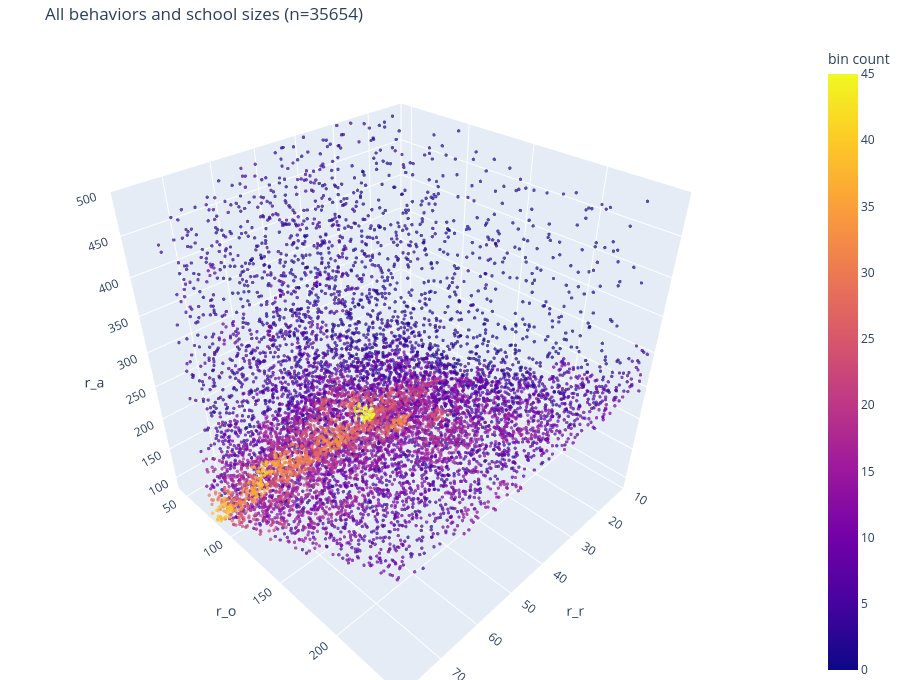

The cell this chart's notebook holds for it:
### Markdown cell above
## All windows combined

Every window from every behavior and school size in one rotatable cloud. Color is the number of windows that share the same bin of the search box (16 bins on each radius). Uses `_bin_counts` and `RANGES_3D` from the cell above.

### Code cell
xyz_all = frame[["r_r", "r_o", "r_a"]].to_numpy(dtype=float)
color_all = _bin_counts(xyz_all)
order = np.argsort(color_all)

fig = go.Figure(
    data=[
        go.Scatter3d(
            x=xyz_all[order, 0],
            y=xyz_all[order, 1],
            z=xyz_all[order, 2],
            mode="markers",
            marker=dict(
                size=2,
                color=color_all[order],
                colorscale="Plasma",
                opacity=0.7,
                colorbar=dict(title="bin count"),
            ),
            hovertemplate="r_r=%{x:.1f}<br>r_o=%{y:.1f}<br>r_a=%{z:.1f}<extra></extra>",
        )
    ]
)
fig.update_layout(
    title=f"All behaviors and school sizes (n={len(xyz_all)})",
    height=680,
    margin=dict(l=0, r=0, t=40, b=0),
    scene=dict(
        xaxis=dict(title="r_r", range=list(RANGES_3D[0])),
        yaxis=dict(title="r_o", range=list(RANGES_3D[1])),
        zaxis=dict(title="r_a", range=list(RANGES_3D[2])),
        aspectmode="cube",
    ),
)
fig.show()

### Figure 1 — Plotly figure (JSON) as saved in the notebook; plotly's stock layout.template omitted (floating-point values rounded to 4 significant figures; data arrays with more than 128 entries replaced by an {"elided": "..."} marker saying what was removed)
{"data": [{"hovertemplate": "r_r=%{x:.1f}<br>r_o=%{y:.1f}<br>r_a=%{z:.1f}<extra></extra>", "marker": {"color": {"elided": "35654 float values"}, "colorbar": {"title": {"text": "bin count"}}, "colorscale": [[0, "#0d0887"], [0.1111, "#46039f"], [0.2222, "#7201a8"], [0.3333, "#9c179e"], [0.4444, "#bd3786"], [0.5556, "#d8576b"], [0.6667, "#ed7953"], [0.7778, "#fb9f3a"], [0.8889, "#fdca26"], [1, "#f0f921"]], "opacity": 0.7, "size": 2}, "mode": "markers", "type": "scatter3d", "x": {"elided": "35654 float values"}, "y": {"elided": "35654 float values"}, "z": {"elided": "35654 float values"}}], "layout": {"height": 680, "margin": {"b": 0, "l": 0, "r": 0, "t": 40}, "scene": {"aspectmode": "cube", "xaxis": {"range": [10, 80], "title": {"text": "r_r"}}, "yaxis": {"range": [40, 250], "title": {"text": "r_o"}}, "zaxis": {"range": [80, 500], "title": {"text": "r_a"}}}, "title": {"text": "All behaviors and school sizes (n=35654)"}}}
